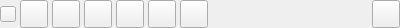
<?xml version="1.0" encoding="UTF-8"?>
<ui version="4.0">
 <class>GUI_PlaylistBottomBar</class>
 <widget class="QWidget" name="GUI_PlaylistBottomBar">
  <property name="geometry">
   <rect>
    <x>0</x>
    <y>0</y>
    <width>400</width>
    <height>28</height>
   </rect>
  </property>
  <layout class="QHBoxLayout" name="horizontalLayout">
   <property name="spacing">
    <number>4</number>
   </property>
   <property name="leftMargin">
    <number>0</number>
   </property>
   <property name="topMargin">
    <number>0</number>
   </property>
   <property name="rightMargin">
    <number>0</number>
   </property>
   <property name="bottomMargin">
    <number>0</number>
   </property>
   <item>
    <widget class="MenuButton" name="btn_menu">
     <property name="minimumSize">
      <size>
       <width>16</width>
       <height>16</height>
      </size>
     </property>
     <property name="maximumSize">
      <size>
       <width>16</width>
       <height>16</height>
      </size>
     </property>
     <property name="focusPolicy">
      <enum>Qt::NoFocus</enum>
     </property>
     <property name="text">
      <string/>
     </property>
    </widget>
   </item>
   <item>
    <widget class="QPushButton" name="btn_rep1">
     <property name="minimumSize">
      <size>
       <width>28</width>
       <height>28</height>
      </size>
     </property>
     <property name="maximumSize">
      <size>
       <width>28</width>
       <height>28</height>
      </size>
     </property>
     <property name="focusPolicy">
      <enum>Qt::NoFocus</enum>
     </property>
     <property name="toolTip">
      <string>Repeat 1</string>
     </property>
     <property name="text">
      <string/>
     </property>
     <property name="icon">
      <iconset resource="../../Resources/Icons.qrc">
       <normaloff>:/Icons/rep_1.svg.png</normaloff>
       <activeon>:/Icons/rep_1_active.svg.png</activeon>:/Icons/rep_1.svg.png</iconset>
     </property>
     <property name="iconSize">
      <size>
       <width>20</width>
       <height>20</height>
      </size>
     </property>
     <property name="shortcut">
      <string>Enter</string>
     </property>
     <property name="checkable">
      <bool>true</bool>
     </property>
    </widget>
   </item>
   <item>
    <widget class="QPushButton" name="btn_repAll">
     <property name="minimumSize">
      <size>
       <width>28</width>
       <height>28</height>
      </size>
     </property>
     <property name="maximumSize">
      <size>
       <width>28</width>
       <height>28</height>
      </size>
     </property>
     <property name="focusPolicy">
      <enum>Qt::NoFocus</enum>
     </property>
     <property name="toolTip">
      <string>Repeat All</string>
     </property>
     <property name="text">
      <string/>
     </property>
     <property name="icon">
      <iconset resource="../../Resources/Icons.qrc">
       <normaloff>:/Icons/rep_all.svg.png</normaloff>
       <activeon>:/Icons/rep_all_active.svg.png</activeon>:/Icons/rep_all.svg.png</iconset>
     </property>
     <property name="iconSize">
      <size>
       <width>20</width>
       <height>20</height>
      </size>
     </property>
     <property name="shortcut">
      <string>Enter</string>
     </property>
     <property name="checkable">
      <bool>true</bool>
     </property>
    </widget>
   </item>
   <item>
    <widget class="QPushButton" name="btn_shuffle">
     <property name="minimumSize">
      <size>
       <width>28</width>
       <height>28</height>
      </size>
     </property>
     <property name="maximumSize">
      <size>
       <width>28</width>
       <height>28</height>
      </size>
     </property>
     <property name="focusPolicy">
      <enum>Qt::NoFocus</enum>
     </property>
     <property name="toolTip">
      <string>Shuffle</string>
     </property>
     <property name="text">
      <string/>
     </property>
     <property name="icon">
      <iconset resource="../../Resources/Icons.qrc">
       <normaloff>:/Icons/shuffle.svg.png</normaloff>
       <activeon>:/Icons/shuffle_active.svg.png</activeon>:/Icons/shuffle.svg.png</iconset>
     </property>
     <property name="iconSize">
      <size>
       <width>20</width>
       <height>20</height>
      </size>
     </property>
     <property name="shortcut">
      <string>Enter</string>
     </property>
     <property name="checkable">
      <bool>true</bool>
     </property>
    </widget>
   </item>
   <item>
    <widget class="QPushButton" name="btn_dynamic">
     <property name="minimumSize">
      <size>
       <width>28</width>
       <height>28</height>
      </size>
     </property>
     <property name="maximumSize">
      <size>
       <width>28</width>
       <height>28</height>
      </size>
     </property>
     <property name="focusPolicy">
      <enum>Qt::NoFocus</enum>
     </property>
     <property name="toolTip">
      <string>Dynamic playing</string>
     </property>
     <property name="text">
      <string/>
     </property>
     <property name="icon">
      <iconset resource="../../Resources/Icons.qrc">
       <normaloff>:/Icons/dynamic.svg.png</normaloff>
       <activeon>:/Icons/dynamic_active.svg.png</activeon>:/Icons/dynamic.svg.png</iconset>
     </property>
     <property name="iconSize">
      <size>
       <width>20</width>
       <height>20</height>
      </size>
     </property>
     <property name="shortcut">
      <string>Enter</string>
     </property>
     <property name="checkable">
      <bool>true</bool>
     </property>
    </widget>
   </item>
   <item>
    <widget class="QPushButton" name="btn_append">
     <property name="minimumSize">
      <size>
       <width>28</width>
       <height>28</height>
      </size>
     </property>
     <property name="maximumSize">
      <size>
       <width>28</width>
       <height>28</height>
      </size>
     </property>
     <property name="focusPolicy">
      <enum>Qt::NoFocus</enum>
     </property>
     <property name="toolTip">
      <string>Append when adding new tracks</string>
     </property>
     <property name="text">
      <string/>
     </property>
     <property name="icon">
      <iconset resource="../../Resources/Icons.qrc">
       <normaloff>:/Icons/append.svg.png</normaloff>:/Icons/append.svg.png</iconset>
     </property>
     <property name="iconSize">
      <size>
       <width>20</width>
       <height>20</height>
      </size>
     </property>
     <property name="shortcut">
      <string>Enter</string>
     </property>
     <property name="checkable">
      <bool>true</bool>
     </property>
    </widget>
   </item>
   <item>
    <widget class="QPushButton" name="btn_gapless">
     <property name="minimumSize">
      <size>
       <width>28</width>
       <height>28</height>
      </size>
     </property>
     <property name="maximumSize">
      <size>
       <width>28</width>
       <height>28</height>
      </size>
     </property>
     <property name="focusPolicy">
      <enum>Qt::NoFocus</enum>
     </property>
     <property name="toolTip">
      <string>Gapless playback</string>
     </property>
     <property name="text">
      <string/>
     </property>
     <property name="icon">
      <iconset resource="../../Resources/Icons.qrc">
       <normaloff>:/Icons/gapless.svg.png</normaloff>
       <disabledoff>:/Icons/gapless_disabled.svg</disabledoff>
       <disabledon>:/Icons/gapless_disabled.svg</disabledon>
       <activeon>:/Icons/gapless_active.svg.png</activeon>:/Icons/gapless.svg.png</iconset>
     </property>
     <property name="iconSize">
      <size>
       <width>20</width>
       <height>20</height>
      </size>
     </property>
     <property name="shortcut">
      <string>Enter</string>
     </property>
     <property name="checkable">
      <bool>true</bool>
     </property>
    </widget>
   </item>
   <item>
    <spacer name="horizontalSpacer">
     <property name="orientation">
      <enum>Qt::Horizontal</enum>
     </property>
     <property name="sizeHint" stdset="0">
      <size>
       <width>40</width>
       <height>20</height>
      </size>
     </property>
    </spacer>
   </item>
   <item>
    <widget class="QPushButton" name="btn_shutdown">
     <property name="minimumSize">
      <size>
       <width>28</width>
       <height>28</height>
      </size>
     </property>
     <property name="maximumSize">
      <size>
       <width>28</width>
       <height>28</height>
      </size>
     </property>
     <property name="text">
      <string/>
     </property>
     <property name="icon">
      <iconset resource="../../Resources/Icons.qrc">
       <normaloff>:/Icons/power_on.svg.png</normaloff>:/Icons/power_on.svg.png</iconset>
     </property>
     <property name="iconSize">
      <size>
       <width>22</width>
       <height>22</height>
      </size>
     </property>
     <property name="checkable">
      <bool>true</bool>
     </property>
    </widget>
   </item>
  </layout>
 </widget>
 <customwidgets>
  <customwidget>
   <class>MenuButton</class>
   <extends>QPushButton</extends>
   <header>GUI/Helper/MenuTool/MenuButton.h</header>
  </customwidget>
 </customwidgets>
 <resources>
  <include location="../../Resources/Icons.qrc"/>
 </resources>
 <connections/>
</ui>
